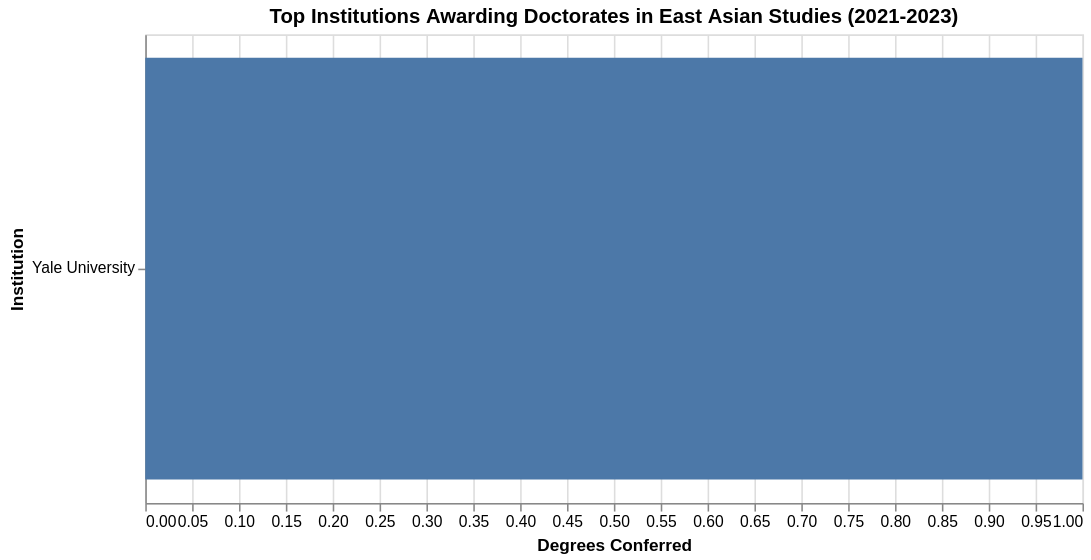

Notebook cell for this chart:
### Markdown cell above
</div>

<div class="text-box">
    
## Top 10 Institutions Awarding Doctorates in East Asian Studies by Race/Ethnicity

### Code cell
#| code-fold: true


filtered_df = df[
    (df["Major"].isin(majors))]

grouped = (
    filtered_df.groupby(["Race and Ethnicity", "Institution Name"])["Awards/Degrees Conferred"]
    .sum()
    .reset_index()
)

grouped["Rank"] = grouped.groupby("Race and Ethnicity")["Awards/Degrees Conferred"]\
                         .rank(method="first", ascending=False)


top10 = grouped[grouped["Rank"] <= 10]


race_dropdown = alt.binding_select(
    options=top10["Race and Ethnicity"].unique().tolist(),
    name="Select Race/Ethnicity: "
)
race_param = alt.param(bind=race_dropdown, name="RaceFilter", value="Black or African American")


chart = (
    alt.Chart(top10)
    .add_params(race_param)
    .transform_filter(alt.datum["Race and Ethnicity"] == race_param)
    .mark_bar()
    .encode(
        x=alt.X("Awards/Degrees Conferred:Q", title="Degrees Conferred"),
        y=alt.Y("Institution Name:N", sort='-x', title="Institution"),
        color=alt.Color("Institution Name:N", legend=None),
        tooltip=["Institution Name", "Awards/Degrees Conferred"]
    )
    .properties(
        title="Top Institutions Awarding Doctorates in East Asian Studies (2021-2023)",
        width=600,
        height=300
    )
)

chart

### Figure 1 — Vega-Lite specification as saved in the notebook (floating-point values rounded to 4 significant figures)
{"config": {"view": {"continuousWidth": 300, "continuousHeight": 300}}, "data": {"name": "data-94dd2fdcd4e10ec38697261cb6537cb0"}, "mark": {"type": "bar"}, "encoding": {"color": {"field": "Institution Name", "legend": null, "type": "nominal"}, "tooltip": [{"field": "Institution Name", "type": "nominal"}, {"field": "Awards/Degrees Conferred", "type": "quantitative"}], "x": {"field": "Awards/Degrees Conferred", "title": "Degrees Conferred", "type": "quantitative"}, "y": {"field": "Institution Name", "sort": "-x", "title": "Institution", "type": "nominal"}}, "height": 300, "params": [{"name": "RaceFilter", "bind": {"input": "select", "options": ["American Indian or Alaska Native", "Asian", "Black or African American", "Hispanic or Latino", "Two or more races", "White"], "name": "Select Race/Ethnicity: "}, "value": "Black or African American"}], "title": "Top Institutions Awarding Doctorates in East Asian Studies (2021-2023)", "transform": [{"filter": "(datum['Race and Ethnicity'] === RaceFilter)"}], "width": 600, "$schema": "https://vega.github.io/schema/vega-lite/v5.14.1.json", "datasets": {"data-94dd2fdcd4e10ec38697261cb6537cb0": [{"Race and Ethnicity": "American Indian or Alaska Native", "Institution Name": "University of California-Irvine", "Awards/Degrees Conferred": 1, "Rank": 1.0}, {"Race and Ethnicity": "Asian", "Institution Name": "Arizona State University Campus Immersion", "Awards/Degrees Conferred": 2, "Rank": 3.0}, {"Race and Ethnicity": "Asian", "Institution Name": "Cornell University", "Awards/Degrees Conferred": 1, "Rank": 4.0}, {"Race and Ethnicity": "Asian", "Institution Name": "Harvard University", "Awards/Degrees Conferred": 4, "Rank": 2.0}, {"Race and Ethnicity": "Asian", "Institution Name": "Princeton University", "Awards/Degrees Conferred": 1, "Rank": 5.0}, {"Race and Ethnicity": "Asian", "Institution Name": "University of California-Irvine", "Awards/Degrees Conferred": 1, "Rank": 6.0}, {"Race and Ethnicity": "Asian", "Institution Name": "University of California-Los Angeles", "Awards/Degrees Conferred": 8, "Rank": 1.0}, {"Race and Ethnicity": "Asian", "Institution Name": "University of California-Santa Barbara", "Awards/Degrees Conferred": 1, "Rank": 7.0}, {"Race and Ethnicity": "Asian", "Institution Name": "University of Chicago", "Awards/Degrees Conferred": 1, "Rank": 8.0}, {"Race and Ethnicity": "Asian", "Institution Name": "University of Colorado Boulder", "Awards/Degrees Conferred": 1, "Rank": 9.0}, {"Race and Ethnicity": "Asian", "Institution Name": "University of Hawaii at Manoa", "Awards/Degrees Conferred": 1, "Rank": 10.0}, {"Race and Ethnicity": "Black or African American", "Institution Name": "Yale University", "Awards/Degrees Conferred": 1, "Rank": 1.0}, {"Race and Ethnicity": "Hispanic or Latino", "Institution Name": "Columbia University in the City of New York", "Awards/Degrees Conferred": 1, "Rank": 1.0}, {"Race and Ethnicity": "Hispanic or Latino", "Institution Name": "Harvard University", "Awards/Degrees Conferred": 1, "Rank": 2.0}, {"Race and Ethnicity": "Hispanic or Latino", "Institution Name": "Princeton University", "Awards/Degrees Conferred": 1, "Rank": 3.0}, {"Race and Ethnicity": "Hispanic or Latino", "Institution Name": "The University of Texas at Austin", "Awards/Degrees Conferred": 1, "Rank": 4.0}, {"Race and Ethnicity": "Hispanic or Latino", "Institution Name": "Yale University", "Awards/Degrees Conferred": 1, "Rank": 5.0}, {"Race and Ethnicity": "Two or more races", "Institution Name": "Harvard University", "Awards/Degrees Conferred": 1, "Rank": 1.0}, {"Race and Ethnicity": "Two or more races", "Institution Name": "University of California-Los Angeles", "Awards/Degrees Conferred": 1, "Rank": 2.0}, {"Race and Ethnicity": "Two or more races", "Institution Name": "University of California-Santa Barbara", "Awards/Degrees Conferred": 1, "Rank": 3.0}, {"Race and Ethnicity": "Two or more races", "Institution Name": "University of Michigan-Ann Arbor", "Awards/Degrees Conferred": 1, "Rank": 4.0}, {"Race and Ethnicity": "White", "Institution Name": "Columbia University in the City of New York", "Awards/Degrees Conferred": 7, "Rank": 1.0}, {"Race and Ethnicity": "White", "Institution Name": "Harvard University", "Awards/Degrees Conferred": 7, "Rank": 2.0}, {"Race and Ethnicity": "White", "Institution Name": "Ohio State University-Main Campus", "Awards/Degrees Conferred": 3, "Rank": 6.0}, {"Race and Ethnicity": "White", "Institution Name": "Princeton University", "Awards/Degrees Conferred": 3, "Rank": 7.0}, {"Race and Ethnicity": "White", "Institution Name": "The University of Texas at Austin", "Awards/Degrees Conferred": 4, "Rank": 5.0}, {"Race and Ethnicity": "White", "Institution Name": "University of California-Los Angeles", "Awards/Degrees Conferred": 5, "Rank": 3.0}, {"Race and Ethnicity": "White", "Institution Name": "University of Chicago", "Awards/Degrees Conferred": 5, "Rank": 4.0}, {"Race and Ethnicity": "White", "Institution Name": "University of Michigan-Ann Arbor", "Awards/Degrees Conferred": 2, "Rank": 9.0}, {"Race and Ethnicity": "White", "Institution Name": "University of Pennsylvania", "Awards/Degrees Conferred": 2, "Rank": 10.0}, {"Race and Ethnicity": "White", "Institution Name": "University of Washington-Seattle Campus", "Awards/Degrees Conferred": 3, "Rank": 8.0}]}}
